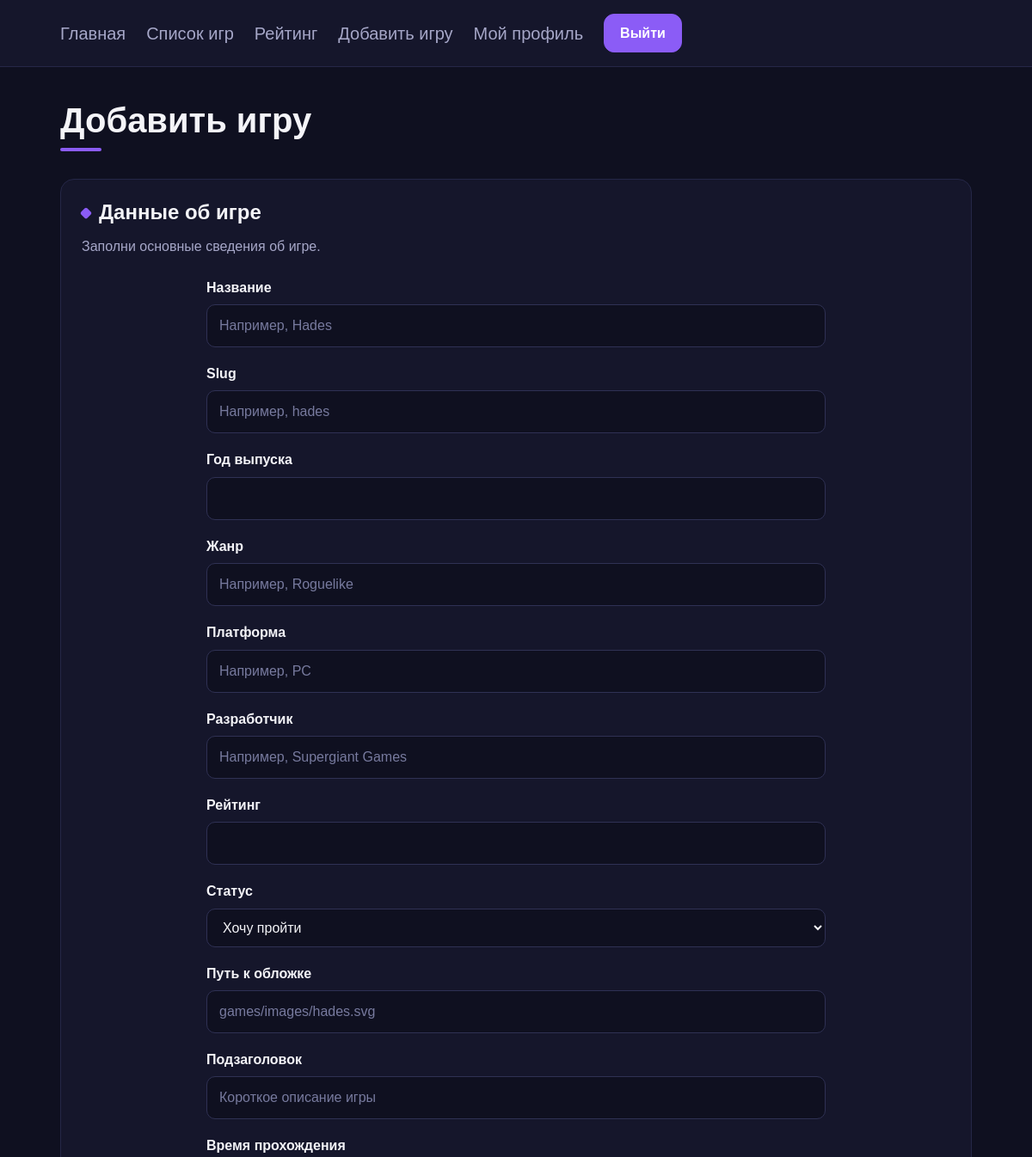
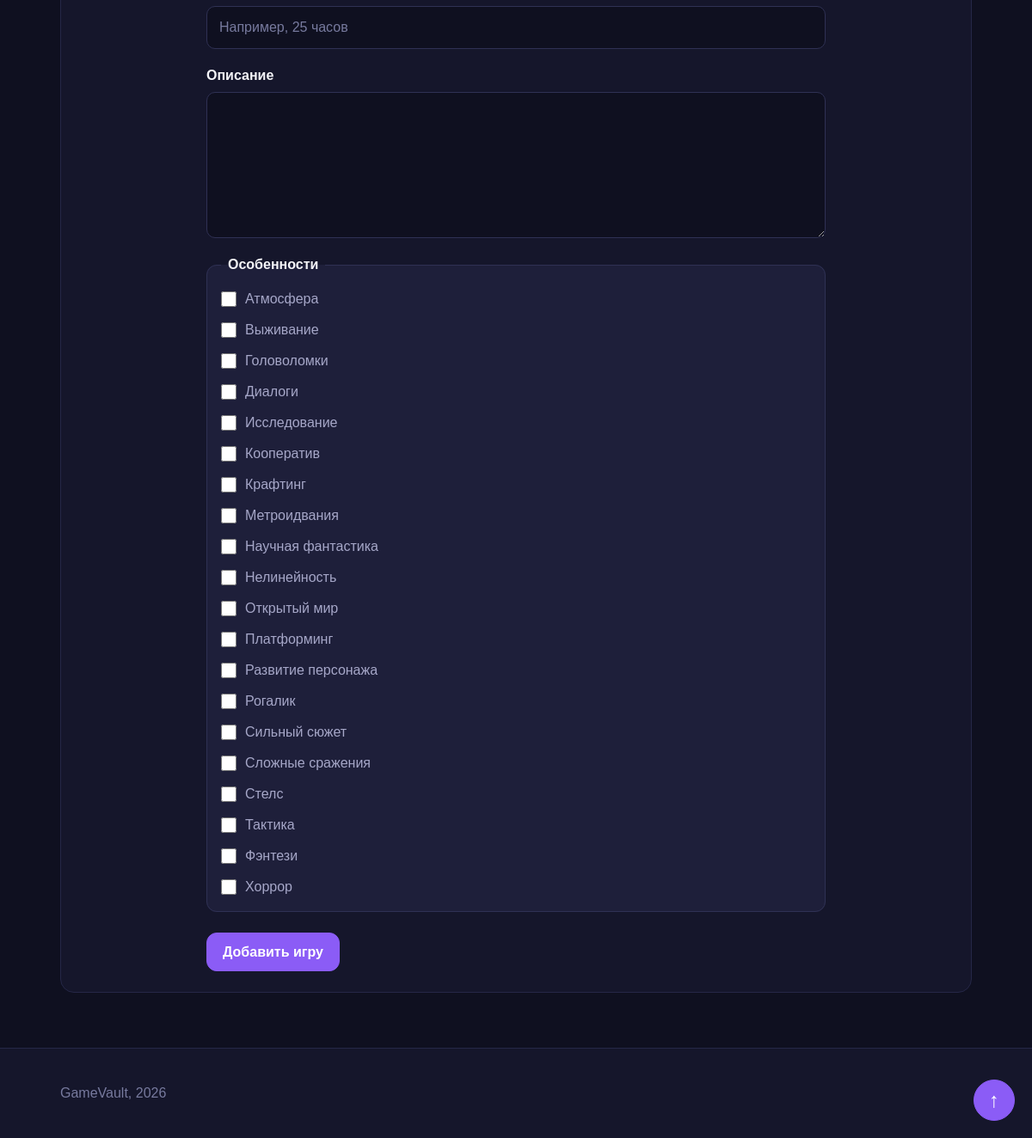
/games/add/ (signed in), run on the app's committed database (2 pictures, top to bottom).
### games/models.py (models this page shows)
class Feature(models.Model):
    name = models.CharField(max_length=100, unique=True)
    slug = models.SlugField(max_length=100, unique=True)
    class Meta:
        ordering = ['name']
        verbose_name = 'Особенность'
        verbose_name_plural = 'Особенности'
    def __str__(self):
        return self.name

### games/views.py (the view, shortened to what this page needs)
class GameCreateView(PermissionRequiredMixin, CreateView):
    model = Game
    form_class = GameForm
    template_name = 'games/game_form.html'
    permission_required = 'games.add_game'
    def get_context_data(self, **kwargs):
        context = super().get_context_data(**kwargs)
        context['page_title'] = 'Добавить игру'
        context['form_heading'] = 'Данные об игре'
        context['form_description'] = 'Заполни основные сведения об игре.'
        context['submit_text'] = 'Добавить игру'
        return context

### games/templates/games/game_form.html (shortened to what this page needs)
{% extends 'games/base.html' %}
{% block content %}
  <div class="page-header">
    <h1 class="page-title">{{ page_title }}</h1>
  </div>
  <section class="section">
    <h2 class="section-title">{{ form_heading }}</h2>
    <p class="section-text">{{ form_description }}</p>
  <form method="post" class="game-form" novalidate>
    {% for field in form %}
      <div class="form-group">
          {% if field.name != 'features' %}
            <label for="{{ field.id_for_label }}" class="form-label">{{ field.label }}</label>
            {{ field }}
          {% else %}
            <fieldset class="form-fieldset">
              <legend class="form-legend">{{ field.label }}</legend>
              <div class="choice-list">
                  {% for checkbox in field %}
                      <div class="choice-item">
                          {{ checkbox.tag }}
                          <label for="{{ checkbox.id_for_label }}" class="choice-label">
                              {{ checkbox.choice_label }}
                          </label>
                      </div>
                  {% endfor %}
              </div>
            </fieldset>
          {% endif %}
        </div>
    {% endfor %}
    <div class="form-actions">
      <button type="submit" class="button">{{ submit_text }}</button>
    </div>
  </form>
</section>
{% endblock %}

### games/static/games/css/style.css (style rules this page uses)
:root { --color-bg-main: #0F1020; --color-bg-surface: #15162B; --color-bg-card: #1E1F3A; --color-bg-card-section: #252641; --color-border-soft: #252747; --color-border-strong: #2F3154; --color-border-accent-soft: #3A3D68; --color-text-primary: #F4F4F8; --color-text-secondary: #A6A7C8; --color-text-muted: #777A9E; --color-white: #FFFFFF; --color-accent: #8B5CF6; --color-accent-hover: #A855F7; --color-accent-bright: #C084FC; --color-accent-dark: #6D28D9; --color-danger-bg: #7F1D1D; --color-danger-border: #B91C1C; --color-danger-text: #FEE2E2; --color-danger-hover-bg: #991B1B; --color-danger-hover-border: #DC2626; --color-danger-active-bg: #B91C1C; --color-danger-active-border: #EF4444; }
*, *::before, *::after { box-sizing: border-box; }
body { font-family: Arial, Helvetica, sans-serif; font-size: 16px; font-weight: 400; line-height: 1.5; color: var(--color-text-primary); background-color: var(--color-bg-main); margin: 0; min-height: 100vh; display: flex; flex-direction: column; }
h1 { font-size: 32px; }
h2 { font-size: 24px; }
p { font-size: 16px; }
.page-header { margin-bottom: 32px; }
.page-title { font-size: 40px; font-weight: 700; line-height: 1.1; color: var(--color-text-primary); margin: 0 0 8px 0; }
.page-title::after { content: ""; display: block; width: 48px; height: 4px; margin-top: 10px; background-color: var(--color-accent); border-radius: 999px; }
.game-form { display: flex; flex-direction: column; gap: 20px; max-width: 720px; margin: 24px auto 0 auto; }
.form-group { display: flex; flex-direction: column; gap: 8px; }
.form-label { display: block; font-size: 16px; font-weight: 700; line-height: 1.4; color: var(--color-text-primary); }
.form-control { display: block; width: 100%; font-family: Arial, Helvetica, sans-serif; font-size: 16px; line-height: 1.5; color: var(--color-text-primary); background-color: var(--color-bg-main); padding: 12px 14px; border: 1px solid var(--color-border-strong); border-radius: 10px; transition: background-color 180ms ease, border-color 180ms ease; }
.form-control::placeholder { color: var(--color-text-muted); }
.form-fieldset { margin: 0; padding: 16px; border: 1px solid var(--color-border-strong); border-radius: 12px; background-color: var(--color-bg-card); }
.form-legend { font-size: 16px; font-weight: 700; line-height: 1.4; color: var(--color-text-primary); padding: 0 8px; }
.form-actions { display: flex; justify-content: flex-start; margin-top: 4px; }
.choice-list { display: flex; flex-direction: column; gap: 12px; }
.choice-item { display: flex; align-items: center; gap: 10px; }
.choice-input { width: 18px; height: 18px; margin: 0; flex-shrink: 0; cursor: pointer; accent-color: var(--color-accent); }
.choice-label { font-size: 16px; line-height: 1.5; color: var(--color-text-secondary); cursor: pointer; transition: color 150ms ease; }
.section { font-size: 20px; background-color: var(--color-bg-surface); padding: 24px; margin-bottom: 24px; border: 1px solid var(--color-border-soft); border-radius: 16px; }
.section-title { font-size: 24px; font-weight: 700; line-height: 1.2; color: var(--color-text-primary); margin: 0 0 12px 0; display: flex; align-items: center; gap: 10px; }
.section-title::before { content: ""; width: 10px; height: 10px; flex-shrink: 0; background-color: var(--color-accent); border-radius: 2px; transform: rotate(45deg); }
.section-text { font-size: 16px; font-weight: 400; line-height: 1.6; color: var(--color-text-secondary); margin: 0; }
.button { --button-background: var(--color-accent); --button-border-color: var(--color-accent); font-size: 16px; font-weight: 700; line-height: 1.2; color: var(--color-white); background-color: var(--button-background); text-decoration: none; padding: 12px 18px; border: 1px solid var(--button-border-color); border-radius: 12px; display: inline-block; text-align: center; transition: color 180ms ease, background-color 180ms ease, border-color 180ms ease, transform 180ms ease; }

### data on the page
Feature: choice_label "Атмосфера"
Feature: choice_label "Выживание"
Feature: choice_label "Головоломки"
Feature: choice_label "Диалоги"
Feature: choice_label "Исследование"
Feature: choice_label "Кооператив"
Feature: choice_label "Крафтинг"
Feature: choice_label "Метроидвания"
Feature: choice_label "Научная фантастика"
Feature: choice_label "Нелинейность"
Feature: choice_label "Открытый мир"
Feature: choice_label "Платформинг"
Feature: choice_label "Развитие персонажа"
Feature: choice_label "Рогалик"
Feature: choice_label "Сильный сюжет"
Feature: choice_label "Сложные сражения"
Feature: choice_label "Стелс"
Feature: choice_label "Тактика"
Feature: choice_label "Фэнтези"
Feature: choice_label "Хоррор"

### other printed values
{{ page_title }} "Добавить игру"
{{ field.label }} "Название" "Slug" "Год выпуска" "Жанр" "Платформа" "Разработчик" "Рейтинг" "Статус" "Путь к обложке" "Подзаголовок" "Время прохождения" "Описание"
{{ field.label }} "Особенности"
{{ submit_text }} "Добавить игру"
